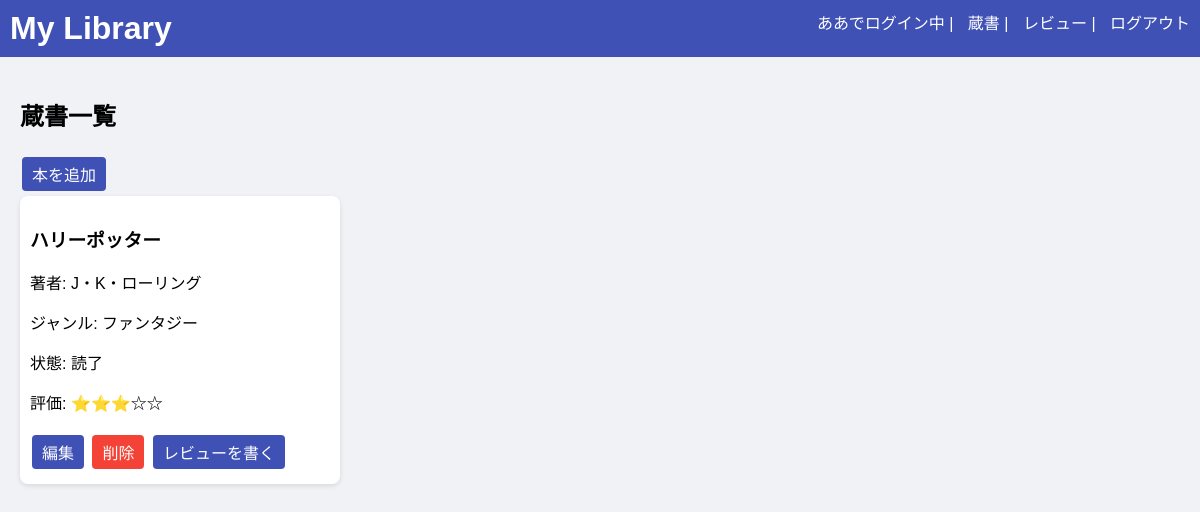
/books (signed in), run on the app's committed database.
### models.py (models this page shows)
class Book(db.Model):
    id = db.Column(db.Integer, primary_key=True)
    title = db.Column(db.String(200), nullable=False)
    author = db.Column(db.String(100), nullable=False)
    genre = db.Column(db.String(50))
    status = db.Column(db.String(20))
    rating = db.Column(db.Integer, default=0)
    user_id = db.Column(db.Integer, db.ForeignKey('user.id'), nullable=False)
    reviews = db.relationship('Review', backref='book', lazy=True)

### app.py (the view)
@app.route('/books')
def books_page():
    if 'user_id' not in session:
        return redirect(url_for('login'))
    books = Book.query.filter_by(user_id=session['user_id']).all()
    return render_template('books.html', books=books)

### templates/books.html (shortened to what this page needs)
{% extends "base.html" %}
{% block content %}
<h2>蔵書一覧</h2>
<a class="btn" href="{{ url_for('add_book') }}">本を追加</a>
<div class="card-container">
{% for book in books %}
<div class="card">
    <h3>{{ book.title }}</h3>
    <p>著者: {{ book.author }}</p>
    <p>ジャンル: {{ book.genre or "未設定" }}</p>
    <p>状態: {{ book.status }}</p>
    <p>評価: {{ '⭐'*book.rating }}{{ '☆'*(5-book.rating) }}</p>
    <a class="btn" href="{{ url_for('edit_book', book_id=book.id) }}">編集</a>
    <a class="btn delete" href="{{ url_for('delete_book', book_id=book.id) }}" onclick="return confirm('削除しますか？')">削除</a>
    <a class="btn" href="{{ url_for('add_review', book_id=book.id) }}">レビューを書く</a>
</div>
{% endfor %}
</div>
{% endblock %}

### static/style.css (style rules this page uses)
body { font-family: Arial, sans-serif; margin: 0; padding: 0; background: #f0f2f5; }
.card-container { display: flex; flex-wrap: wrap; gap: 10px; }
.card { background: white; border-radius: 8px; padding: 10px; width: 300px; box-shadow: 0 2px 5px rgba(0,0,0,0.1); }
.btn { display: inline-block; padding: 5px 10px; margin: 5px 2px; background: #3f51b5; color: white; border-radius: 4px; text-decoration: none; }
.btn.delete { background: #f44336; }

### data on the page
Book: title "ハリーポッター", author "J・K・ローリング", genre "ファンタジー", status "読了", rating "⭐⭐⭐", rating "☆☆"

### other printed values
{{ session['username'] }} "ああ"
